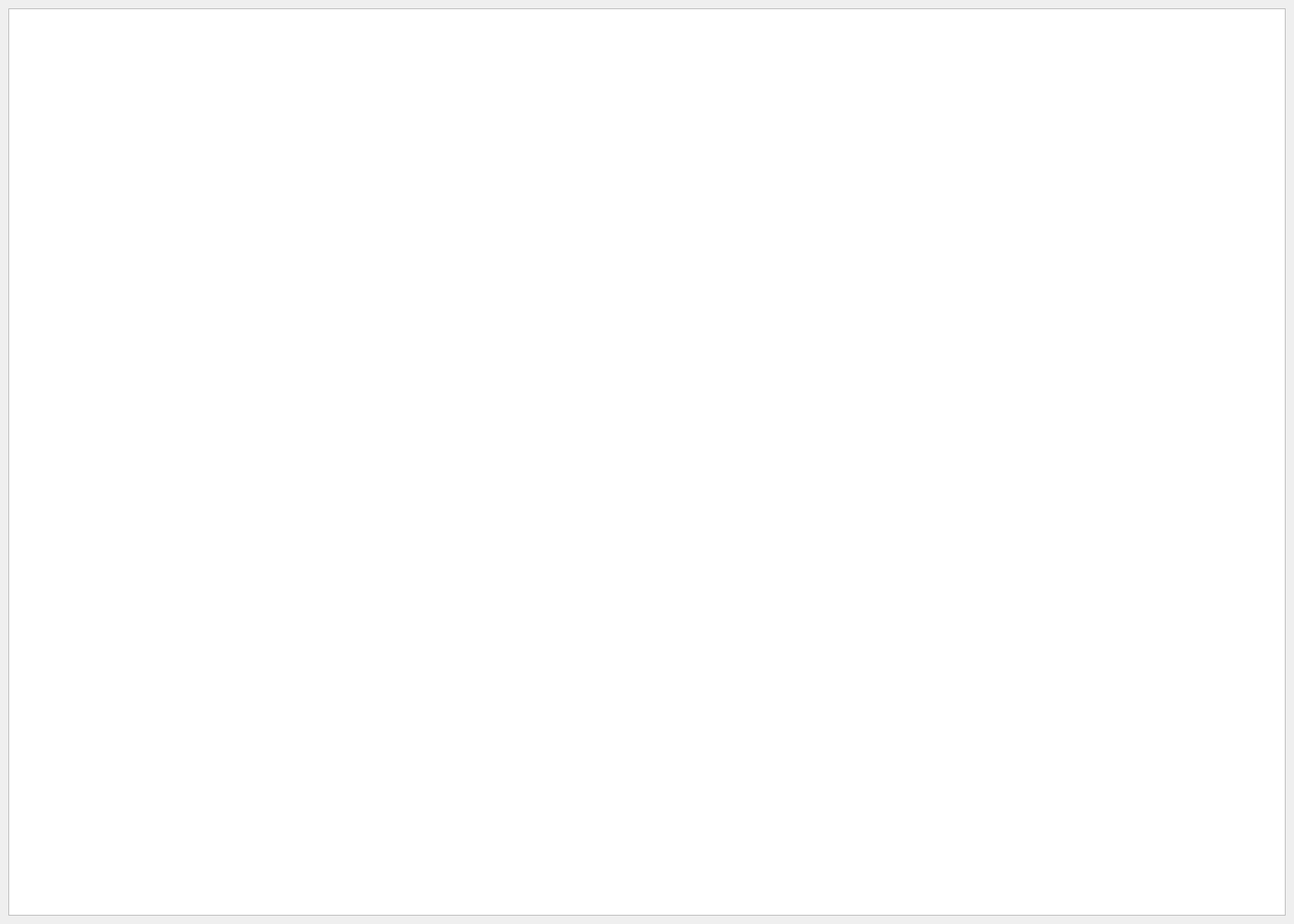
<?xml version="1.0" encoding="UTF-8"?>
<ui version="4.0">
 <class>Dialog_show_queryinfo</class>
 <widget class="QDialog" name="Dialog_show_queryinfo">
  <property name="geometry">
   <rect>
    <x>0</x>
    <y>0</y>
    <width>1696</width>
    <height>1211</height>
   </rect>
  </property>
  <property name="windowTitle">
   <string>信息查看</string>
  </property>
  <layout class="QHBoxLayout" name="horizontalLayout">
   <item>
    <widget class="QTableView" name="tableView"/>
   </item>
  </layout>
 </widget>
 <resources/>
 <connections/>
</ui>
